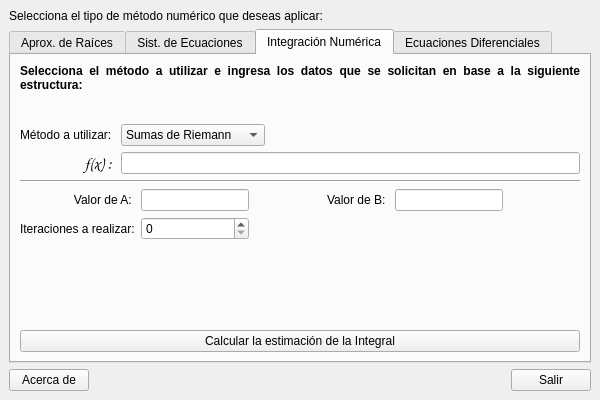
<?xml version="1.0" encoding="UTF-8"?>
<ui version="4.0">
 <class>MainWindow</class>
 <widget class="QMainWindow" name="MainWindow">
  <property name="windowModality">
   <enum>Qt::NonModal</enum>
  </property>
  <property name="geometry">
   <rect>
    <x>0</x>
    <y>0</y>
    <width>600</width>
    <height>400</height>
   </rect>
  </property>
  <property name="minimumSize">
   <size>
    <width>600</width>
    <height>400</height>
   </size>
  </property>
  <property name="windowTitle">
   <string>Métodos Numéricos</string>
  </property>
  <property name="windowIcon">
   <iconset resource="resources/metnum.qrc">
    <normaloff>:/Iconos/icons/metodos.png</normaloff>:/Iconos/icons/metodos.png</iconset>
  </property>
  <property name="layoutDirection">
   <enum>Qt::LeftToRight</enum>
  </property>
  <property name="autoFillBackground">
   <bool>false</bool>
  </property>
  <widget class="QWidget" name="centralwidget">
   <layout class="QVBoxLayout" name="verticalLayout">
    <item>
     <widget class="QLabel" name="label">
      <property name="text">
       <string>Selecciona el tipo de método numérico que deseas aplicar:</string>
      </property>
      <property name="alignment">
       <set>Qt::AlignJustify|Qt::AlignVCenter</set>
      </property>
      <property name="wordWrap">
       <bool>true</bool>
      </property>
     </widget>
    </item>
    <item>
     <widget class="QTabWidget" name="tabWidget">
      <property name="minimumSize">
       <size>
        <width>565</width>
        <height>0</height>
       </size>
      </property>
      <property name="tabPosition">
       <enum>QTabWidget::North</enum>
      </property>
      <property name="tabShape">
       <enum>QTabWidget::Rounded</enum>
      </property>
      <property name="currentIndex">
       <number>2</number>
      </property>
      <widget class="QWidget" name="tab">
       <attribute name="title">
        <string>Aprox. de Raíces</string>
       </attribute>
       <layout class="QVBoxLayout" name="verticalLayout_2">
        <item>
         <widget class="QLabel" name="label_2">
          <property name="font">
           <font>
            <weight>75</weight>
            <bold>true</bold>
           </font>
          </property>
          <property name="text">
           <string>Selecciona el método a utilizar e ingresa la función de la cual deseas obtener la raíz:</string>
          </property>
          <property name="alignment">
           <set>Qt::AlignJustify|Qt::AlignVCenter</set>
          </property>
          <property name="wordWrap">
           <bool>true</bool>
          </property>
         </widget>
        </item>
        <item>
         <layout class="QGridLayout" name="gridLayout_2">
          <item row="0" column="1">
           <widget class="QComboBox" name="metodosRaices">
            <item>
             <property name="text">
              <string>Método de Bisección</string>
             </property>
            </item>
            <item>
             <property name="text">
              <string>Método de la Regla Falsa</string>
             </property>
            </item>
            <item>
             <property name="text">
              <string>Método de Newton - Raphson</string>
             </property>
            </item>
           </widget>
          </item>
          <item row="0" column="2">
           <spacer name="horizontalSpacer_3">
            <property name="orientation">
             <enum>Qt::Horizontal</enum>
            </property>
            <property name="sizeHint" stdset="0">
             <size>
              <width>40</width>
              <height>20</height>
             </size>
            </property>
           </spacer>
          </item>
          <item row="1" column="0">
           <widget class="QLabel" name="label_4">
            <property name="font">
             <font>
              <family>URW Chancery L</family>
              <pointsize>13</pointsize>
             </font>
            </property>
            <property name="text">
             <string>f(x) = </string>
            </property>
            <property name="alignment">
             <set>Qt::AlignRight|Qt::AlignTrailing|Qt::AlignVCenter</set>
            </property>
           </widget>
          </item>
          <item row="0" column="0">
           <widget class="QLabel" name="label_3">
            <property name="text">
             <string>Método a utilizar: </string>
            </property>
           </widget>
          </item>
          <item row="1" column="1" colspan="2">
           <widget class="QLineEdit" name="editRaices"/>
          </item>
         </layout>
        </item>
        <item>
         <widget class="Line" name="line">
          <property name="orientation">
           <enum>Qt::Horizontal</enum>
          </property>
         </widget>
        </item>
        <item>
         <widget class="QLabel" name="label_5">
          <property name="font">
           <font>
            <weight>75</weight>
            <bold>true</bold>
           </font>
          </property>
          <property name="text">
           <string>Determina los valores que te son solicitados:</string>
          </property>
          <property name="alignment">
           <set>Qt::AlignJustify|Qt::AlignVCenter</set>
          </property>
          <property name="wordWrap">
           <bool>true</bool>
          </property>
         </widget>
        </item>
        <item>
         <layout class="QGridLayout" name="gridLayout_3">
          <item row="0" column="0">
           <widget class="QLabel" name="label_6">
            <property name="text">
             <string>Extremo A: </string>
            </property>
            <property name="alignment">
             <set>Qt::AlignRight|Qt::AlignTrailing|Qt::AlignVCenter</set>
            </property>
           </widget>
          </item>
          <item row="0" column="1">
           <widget class="QLineEdit" name="raicesA"/>
          </item>
          <item row="0" column="5">
           <widget class="QLineEdit" name="raicesX">
            <property name="enabled">
             <bool>false</bool>
            </property>
           </widget>
          </item>
          <item row="0" column="3">
           <widget class="QLineEdit" name="raicesB"/>
          </item>
          <item row="0" column="2">
           <widget class="QLabel" name="label_7">
            <property name="text">
             <string>Extremo B: </string>
            </property>
            <property name="alignment">
             <set>Qt::AlignRight|Qt::AlignTrailing|Qt::AlignVCenter</set>
            </property>
           </widget>
          </item>
          <item row="0" column="4">
           <widget class="QLabel" name="label_8">
            <property name="text">
             <string>Punto X₀: </string>
            </property>
            <property name="alignment">
             <set>Qt::AlignRight|Qt::AlignTrailing|Qt::AlignVCenter</set>
            </property>
           </widget>
          </item>
          <item row="1" column="3">
           <widget class="QLabel" name="label_10">
            <property name="text">
             <string>Tolerancia:</string>
            </property>
            <property name="alignment">
             <set>Qt::AlignRight|Qt::AlignTrailing|Qt::AlignVCenter</set>
            </property>
           </widget>
          </item>
          <item row="1" column="4" colspan="2">
           <widget class="QComboBox" name="raicesTolera">
            <item>
             <property name="text">
              <string>0.001</string>
             </property>
            </item>
            <item>
             <property name="text">
              <string>0.0001</string>
             </property>
            </item>
            <item>
             <property name="text">
              <string>0.00001</string>
             </property>
            </item>
            <item>
             <property name="text">
              <string>0.000001</string>
             </property>
            </item>
            <item>
             <property name="text">
              <string>0.0000001</string>
             </property>
            </item>
           </widget>
          </item>
          <item row="1" column="0">
           <widget class="QLabel" name="label_9">
            <property name="text">
             <string>N° Iteraciones:</string>
            </property>
            <property name="alignment">
             <set>Qt::AlignRight|Qt::AlignTrailing|Qt::AlignVCenter</set>
            </property>
           </widget>
          </item>
          <item row="1" column="1" colspan="2">
           <widget class="QSpinBox" name="raicesItera"/>
          </item>
         </layout>
        </item>
        <item>
         <spacer name="verticalSpacer">
          <property name="orientation">
           <enum>Qt::Vertical</enum>
          </property>
          <property name="sizeHint" stdset="0">
           <size>
            <width>20</width>
            <height>46</height>
           </size>
          </property>
         </spacer>
        </item>
        <item>
         <layout class="QGridLayout" name="gridLayout_4">
          <item row="0" column="0">
           <widget class="QPushButton" name="btnRaices">
            <property name="text">
             <string>Calcular la aproximaxión</string>
            </property>
           </widget>
          </item>
         </layout>
        </item>
       </layout>
      </widget>
      <widget class="QWidget" name="tab_2">
       <attribute name="title">
        <string>Sist. de Ecuaciones</string>
       </attribute>
       <layout class="QVBoxLayout" name="verticalLayout_3">
        <item>
         <widget class="QLabel" name="label_11">
          <property name="font">
           <font>
            <weight>75</weight>
            <bold>true</bold>
           </font>
          </property>
          <property name="text">
           <string>Selecciona el método a utilizar y proporciona los coeficientes de cada ecuación, recuerda que deben encontrarse en diagonal fuerte:</string>
          </property>
          <property name="alignment">
           <set>Qt::AlignJustify|Qt::AlignVCenter</set>
          </property>
          <property name="wordWrap">
           <bool>true</bool>
          </property>
         </widget>
        </item>
        <item>
         <layout class="QGridLayout" name="gridLayout_6">
          <item row="0" column="1">
           <widget class="QComboBox" name="metodosMatriz">
            <item>
             <property name="text">
              <string>Método de Jacobi</string>
             </property>
            </item>
            <item>
             <property name="text">
              <string>Método de Gauss - Seidel</string>
             </property>
            </item>
           </widget>
          </item>
          <item row="0" column="3">
           <widget class="QLabel" name="label_19">
            <property name="text">
             <string>Iteraciones a realizar: </string>
            </property>
           </widget>
          </item>
          <item row="0" column="4">
           <widget class="QSpinBox" name="matrizItera"/>
          </item>
          <item row="0" column="0">
           <widget class="QLabel" name="label_18">
            <property name="text">
             <string>Método a utilizar: </string>
            </property>
           </widget>
          </item>
          <item row="0" column="2">
           <spacer name="horizontalSpacer_4">
            <property name="orientation">
             <enum>Qt::Horizontal</enum>
            </property>
            <property name="sizeHint" stdset="0">
             <size>
              <width>40</width>
              <height>20</height>
             </size>
            </property>
           </spacer>
          </item>
         </layout>
        </item>
        <item>
         <widget class="Line" name="line_2">
          <property name="orientation">
           <enum>Qt::Horizontal</enum>
          </property>
         </widget>
        </item>
        <item>
         <layout class="QGridLayout" name="gridLayout_5">
          <item row="3" column="1">
           <widget class="QLineEdit" name="A31"/>
          </item>
          <item row="3" column="0">
           <widget class="QLabel" name="label_14">
            <property name="text">
             <string>EQ₃</string>
            </property>
            <property name="alignment">
             <set>Qt::AlignCenter</set>
            </property>
           </widget>
          </item>
          <item row="1" column="2">
           <widget class="QLineEdit" name="A12"/>
          </item>
          <item row="1" column="1">
           <widget class="QLineEdit" name="A11"/>
          </item>
          <item row="0" column="1">
           <widget class="QLabel" name="label_15">
            <property name="text">
             <string>X₁</string>
            </property>
            <property name="alignment">
             <set>Qt::AlignCenter</set>
            </property>
           </widget>
          </item>
          <item row="1" column="3">
           <widget class="QLineEdit" name="A13"/>
          </item>
          <item row="1" column="5">
           <widget class="QLineEdit" name="B1"/>
          </item>
          <item row="2" column="1">
           <widget class="QLineEdit" name="A21"/>
          </item>
          <item row="0" column="3">
           <widget class="QLabel" name="label_17">
            <property name="text">
             <string>X₃</string>
            </property>
            <property name="alignment">
             <set>Qt::AlignCenter</set>
            </property>
           </widget>
          </item>
          <item row="2" column="2">
           <widget class="QLineEdit" name="A22"/>
          </item>
          <item row="2" column="0">
           <widget class="QLabel" name="label_13">
            <property name="text">
             <string>EQ₂</string>
            </property>
            <property name="alignment">
             <set>Qt::AlignCenter</set>
            </property>
           </widget>
          </item>
          <item row="3" column="5">
           <widget class="QLineEdit" name="B3"/>
          </item>
          <item row="0" column="2">
           <widget class="QLabel" name="label_16">
            <property name="text">
             <string>X₂</string>
            </property>
            <property name="alignment">
             <set>Qt::AlignCenter</set>
            </property>
           </widget>
          </item>
          <item row="2" column="5">
           <widget class="QLineEdit" name="B2"/>
          </item>
          <item row="3" column="3">
           <widget class="QLineEdit" name="A33"/>
          </item>
          <item row="1" column="0">
           <widget class="QLabel" name="label_12">
            <property name="text">
             <string>EQ₁</string>
            </property>
            <property name="alignment">
             <set>Qt::AlignCenter</set>
            </property>
           </widget>
          </item>
          <item row="2" column="3">
           <widget class="QLineEdit" name="A23"/>
          </item>
          <item row="3" column="2">
           <widget class="QLineEdit" name="A32"/>
          </item>
          <item row="0" column="4">
           <spacer name="horizontalSpacer_2">
            <property name="orientation">
             <enum>Qt::Horizontal</enum>
            </property>
            <property name="sizeHint" stdset="0">
             <size>
              <width>40</width>
              <height>20</height>
             </size>
            </property>
           </spacer>
          </item>
         </layout>
        </item>
        <item>
         <spacer name="verticalSpacer_2">
          <property name="orientation">
           <enum>Qt::Vertical</enum>
          </property>
          <property name="sizeHint" stdset="0">
           <size>
            <width>20</width>
            <height>43</height>
           </size>
          </property>
         </spacer>
        </item>
        <item>
         <widget class="QPushButton" name="btnMatriz">
          <property name="text">
           <string>Calcular los valores de X</string>
          </property>
         </widget>
        </item>
       </layout>
      </widget>
      <widget class="QWidget" name="tab_3">
       <attribute name="title">
        <string>Integración Numérica</string>
       </attribute>
       <layout class="QVBoxLayout" name="verticalLayout_4">
        <item>
         <widget class="QLabel" name="label_20">
          <property name="font">
           <font>
            <weight>75</weight>
            <bold>true</bold>
           </font>
          </property>
          <property name="text">
           <string>Selecciona el método a utilizar e ingresa los datos que se solicitan en base a la siguiente estructura:</string>
          </property>
          <property name="alignment">
           <set>Qt::AlignJustify|Qt::AlignVCenter</set>
          </property>
          <property name="wordWrap">
           <bool>true</bool>
          </property>
         </widget>
        </item>
        <item>
         <layout class="QGridLayout" name="gridLayout_7">
          <item row="0" column="1">
           <widget class="QLabel" name="label_21">
            <property name="text">
             <string/>
            </property>
            <property name="pixmap">
             <pixmap resource="resources/metnum.qrc">:/Imagenes/images/formula.png</pixmap>
            </property>
            <property name="scaledContents">
             <bool>false</bool>
            </property>
            <property name="alignment">
             <set>Qt::AlignCenter</set>
            </property>
           </widget>
          </item>
          <item row="0" column="0">
           <spacer name="horizontalSpacer_5">
            <property name="orientation">
             <enum>Qt::Horizontal</enum>
            </property>
            <property name="sizeHint" stdset="0">
             <size>
              <width>40</width>
              <height>20</height>
             </size>
            </property>
           </spacer>
          </item>
          <item row="0" column="2">
           <spacer name="horizontalSpacer_6">
            <property name="orientation">
             <enum>Qt::Horizontal</enum>
            </property>
            <property name="sizeHint" stdset="0">
             <size>
              <width>40</width>
              <height>20</height>
             </size>
            </property>
           </spacer>
          </item>
         </layout>
        </item>
        <item>
         <layout class="QGridLayout" name="gridLayout_8">
          <item row="0" column="0">
           <widget class="QLabel" name="label_22">
            <property name="text">
             <string>Método a utilizar: </string>
            </property>
           </widget>
          </item>
          <item row="0" column="1">
           <widget class="QComboBox" name="metodosIntegral">
            <item>
             <property name="text">
              <string>Sumas de Riemann</string>
             </property>
            </item>
            <item>
             <property name="text">
              <string>Regla del Trapecio</string>
             </property>
            </item>
            <item>
             <property name="text">
              <string>Regla de Simpson ⅓</string>
             </property>
            </item>
           </widget>
          </item>
          <item row="1" column="0">
           <widget class="QLabel" name="label_23">
            <property name="font">
             <font>
              <family>URW Chancery L</family>
              <pointsize>12</pointsize>
             </font>
            </property>
            <property name="text">
             <string>f(x) : </string>
            </property>
            <property name="alignment">
             <set>Qt::AlignRight|Qt::AlignTrailing|Qt::AlignVCenter</set>
            </property>
           </widget>
          </item>
          <item row="0" column="2">
           <spacer name="horizontalSpacer_7">
            <property name="orientation">
             <enum>Qt::Horizontal</enum>
            </property>
            <property name="sizeHint" stdset="0">
             <size>
              <width>40</width>
              <height>20</height>
             </size>
            </property>
           </spacer>
          </item>
          <item row="1" column="1" colspan="2">
           <widget class="QLineEdit" name="fxIntegral"/>
          </item>
         </layout>
        </item>
        <item>
         <widget class="Line" name="line_3">
          <property name="orientation">
           <enum>Qt::Horizontal</enum>
          </property>
         </widget>
        </item>
        <item>
         <layout class="QGridLayout" name="gridLayout_9">
          <item row="0" column="4">
           <widget class="QLineEdit" name="bIntegral"/>
          </item>
          <item row="1" column="0">
           <widget class="QLabel" name="label_26">
            <property name="text">
             <string>Iteraciones a realizar:</string>
            </property>
           </widget>
          </item>
          <item row="1" column="1">
           <widget class="QSpinBox" name="integralItera"/>
          </item>
          <item row="0" column="0">
           <widget class="QLabel" name="label_24">
            <property name="text">
             <string>Valor de A: </string>
            </property>
            <property name="alignment">
             <set>Qt::AlignRight|Qt::AlignTrailing|Qt::AlignVCenter</set>
            </property>
           </widget>
          </item>
          <item row="0" column="3">
           <widget class="QLabel" name="label_25">
            <property name="text">
             <string>Valor de B: </string>
            </property>
           </widget>
          </item>
          <item row="0" column="1">
           <widget class="QLineEdit" name="aIntegral"/>
          </item>
          <item row="0" column="2">
           <spacer name="horizontalSpacer_9">
            <property name="orientation">
             <enum>Qt::Horizontal</enum>
            </property>
            <property name="sizeHint" stdset="0">
             <size>
              <width>40</width>
              <height>20</height>
             </size>
            </property>
           </spacer>
          </item>
          <item row="0" column="5">
           <spacer name="horizontalSpacer_10">
            <property name="orientation">
             <enum>Qt::Horizontal</enum>
            </property>
            <property name="sizeHint" stdset="0">
             <size>
              <width>40</width>
              <height>20</height>
             </size>
            </property>
           </spacer>
          </item>
          <item row="1" column="3" colspan="3">
           <spacer name="horizontalSpacer_8">
            <property name="orientation">
             <enum>Qt::Horizontal</enum>
            </property>
            <property name="sizeHint" stdset="0">
             <size>
              <width>40</width>
              <height>20</height>
             </size>
            </property>
           </spacer>
          </item>
         </layout>
        </item>
        <item>
         <spacer name="verticalSpacer_3">
          <property name="orientation">
           <enum>Qt::Vertical</enum>
          </property>
          <property name="sizeHint" stdset="0">
           <size>
            <width>20</width>
            <height>8</height>
           </size>
          </property>
         </spacer>
        </item>
        <item>
         <widget class="QPushButton" name="btnIntegral">
          <property name="text">
           <string>Calcular la estimación de la Integral</string>
          </property>
         </widget>
        </item>
       </layout>
      </widget>
      <widget class="QWidget" name="tab_4">
       <attribute name="title">
        <string>Ecuaciones Diferenciales</string>
       </attribute>
       <layout class="QVBoxLayout" name="verticalLayout_5">
        <item>
         <widget class="QLabel" name="label_27">
          <property name="font">
           <font>
            <weight>75</weight>
            <bold>true</bold>
           </font>
          </property>
          <property name="text">
           <string>Selecciona el método a utilizar e ingresa la ecuación diferencial que deseas resolver:</string>
          </property>
          <property name="wordWrap">
           <bool>true</bool>
          </property>
         </widget>
        </item>
        <item>
         <layout class="QGridLayout" name="gridLayout_10">
          <item row="0" column="1">
           <widget class="QComboBox" name="metodosEcuaciones">
            <item>
             <property name="text">
              <string>Método de Euler</string>
             </property>
            </item>
            <item>
             <property name="text">
              <string>Método RK-4</string>
             </property>
            </item>
           </widget>
          </item>
          <item row="0" column="0">
           <widget class="QLabel" name="label_28">
            <property name="text">
             <string>Método a utilizar:</string>
            </property>
           </widget>
          </item>
          <item row="1" column="0">
           <widget class="QLabel" name="label_29">
            <property name="font">
             <font>
              <family>URW Chancery L</family>
              <pointsize>13</pointsize>
             </font>
            </property>
            <property name="text">
             <string>y' = </string>
            </property>
            <property name="alignment">
             <set>Qt::AlignRight|Qt::AlignTrailing|Qt::AlignVCenter</set>
            </property>
           </widget>
          </item>
          <item row="0" column="2">
           <spacer name="horizontalSpacer_11">
            <property name="orientation">
             <enum>Qt::Horizontal</enum>
            </property>
            <property name="sizeHint" stdset="0">
             <size>
              <width>40</width>
              <height>20</height>
             </size>
            </property>
           </spacer>
          </item>
          <item row="1" column="1" colspan="2">
           <widget class="QLineEdit" name="yPrima"/>
          </item>
         </layout>
        </item>
        <item>
         <widget class="Line" name="line_4">
          <property name="orientation">
           <enum>Qt::Horizontal</enum>
          </property>
         </widget>
        </item>
        <item>
         <layout class="QGridLayout" name="gridLayout_11">
          <item row="0" column="0">
           <widget class="QLabel" name="label_30">
            <property name="text">
             <string>X₀: </string>
            </property>
           </widget>
          </item>
          <item row="0" column="5">
           <widget class="QLineEdit" name="ecuacionesY0"/>
          </item>
          <item row="0" column="1">
           <widget class="QLineEdit" name="ecuacionesX0"/>
          </item>
          <item row="0" column="3">
           <widget class="QLineEdit" name="ecuacionesXn"/>
          </item>
          <item row="0" column="2">
           <widget class="QLabel" name="label_32">
            <property name="text">
             <string>Xₙ: </string>
            </property>
           </widget>
          </item>
          <item row="0" column="4">
           <widget class="QLabel" name="label_31">
            <property name="text">
             <string>Y₀: </string>
            </property>
           </widget>
          </item>
          <item row="1" column="5">
           <widget class="QSpinBox" name="ecuacionesItera"/>
          </item>
          <item row="1" column="3" colspan="2">
           <widget class="QLabel" name="label_33">
            <property name="text">
             <string>Iteraciones a realizar: </string>
            </property>
            <property name="alignment">
             <set>Qt::AlignRight|Qt::AlignTrailing|Qt::AlignVCenter</set>
            </property>
           </widget>
          </item>
         </layout>
        </item>
        <item>
         <spacer name="verticalSpacer_4">
          <property name="orientation">
           <enum>Qt::Vertical</enum>
          </property>
          <property name="sizeHint" stdset="0">
           <size>
            <width>20</width>
            <height>69</height>
           </size>
          </property>
         </spacer>
        </item>
        <item>
         <widget class="QPushButton" name="btnEcuaciones">
          <property name="text">
           <string>Calcular la aproximación</string>
          </property>
         </widget>
        </item>
       </layout>
      </widget>
     </widget>
    </item>
    <item>
     <layout class="QGridLayout" name="gridLayout">
      <item row="0" column="0">
       <widget class="QPushButton" name="btnAcerca">
        <property name="text">
         <string>Acerca de</string>
        </property>
       </widget>
      </item>
      <item row="0" column="2">
       <widget class="QPushButton" name="btnSalir">
        <property name="text">
         <string>Salir</string>
        </property>
       </widget>
      </item>
      <item row="0" column="1">
       <spacer name="horizontalSpacer">
        <property name="orientation">
         <enum>Qt::Horizontal</enum>
        </property>
        <property name="sizeHint" stdset="0">
         <size>
          <width>40</width>
          <height>20</height>
         </size>
        </property>
       </spacer>
      </item>
     </layout>
    </item>
   </layout>
  </widget>
 </widget>
 <tabstops>
  <tabstop>tabWidget</tabstop>
  <tabstop>metodosRaices</tabstop>
  <tabstop>editRaices</tabstop>
  <tabstop>raicesA</tabstop>
  <tabstop>raicesB</tabstop>
  <tabstop>raicesX</tabstop>
  <tabstop>raicesItera</tabstop>
  <tabstop>raicesTolera</tabstop>
  <tabstop>btnRaices</tabstop>
  <tabstop>metodosMatriz</tabstop>
  <tabstop>matrizItera</tabstop>
  <tabstop>A11</tabstop>
  <tabstop>A12</tabstop>
  <tabstop>A13</tabstop>
  <tabstop>B1</tabstop>
  <tabstop>A21</tabstop>
  <tabstop>A22</tabstop>
  <tabstop>A23</tabstop>
  <tabstop>B2</tabstop>
  <tabstop>A31</tabstop>
  <tabstop>A32</tabstop>
  <tabstop>A33</tabstop>
  <tabstop>B3</tabstop>
  <tabstop>btnMatriz</tabstop>
  <tabstop>metodosIntegral</tabstop>
  <tabstop>fxIntegral</tabstop>
  <tabstop>aIntegral</tabstop>
  <tabstop>bIntegral</tabstop>
  <tabstop>integralItera</tabstop>
  <tabstop>btnIntegral</tabstop>
  <tabstop>btnSalir</tabstop>
  <tabstop>btnAcerca</tabstop>
 </tabstops>
 <resources>
  <include location="resources/metnum.qrc"/>
 </resources>
 <connections>
  <connection>
   <sender>btnSalir</sender>
   <signal>clicked()</signal>
   <receiver>MainWindow</receiver>
   <slot>close()</slot>
   <hints>
    <hint type="sourcelabel">
     <x>547</x>
     <y>376</y>
    </hint>
    <hint type="destinationlabel">
     <x>299</x>
     <y>199</y>
    </hint>
   </hints>
  </connection>
 </connections>
</ui>
